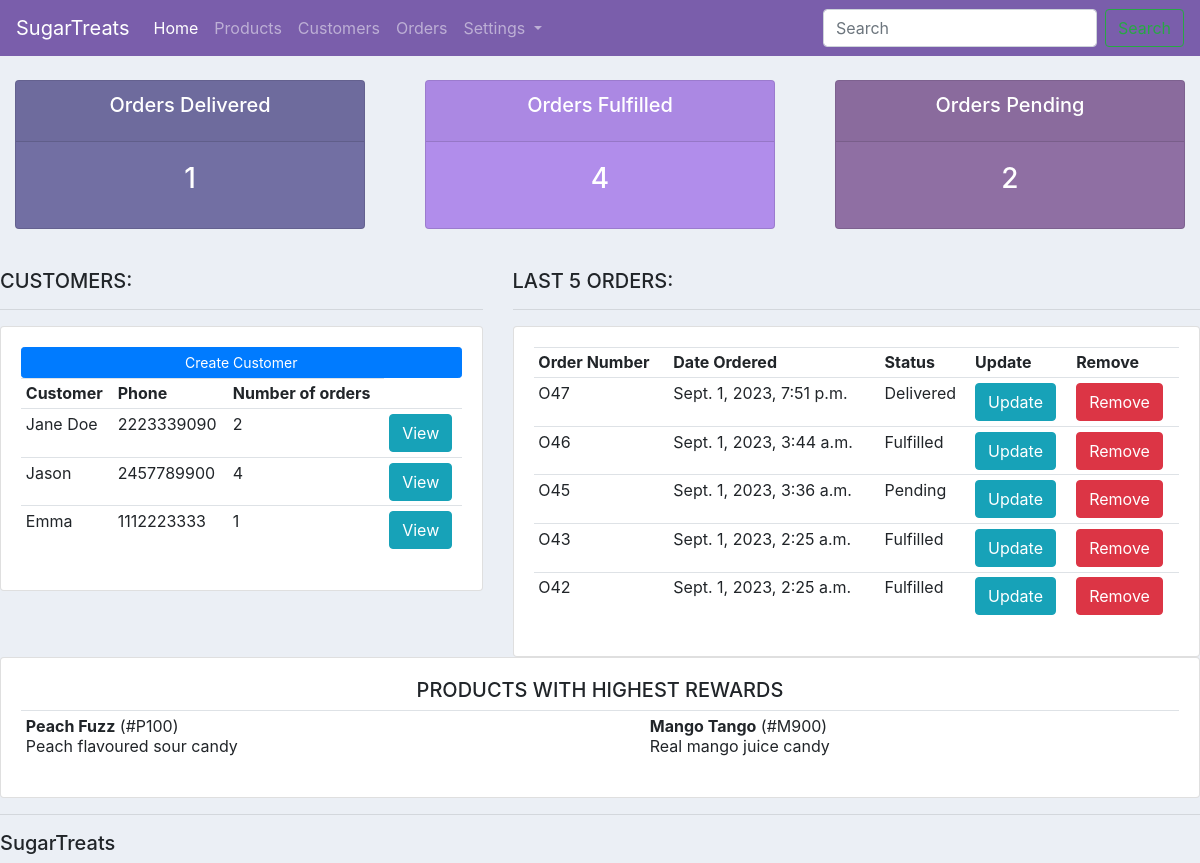
Before: / with the older database file.
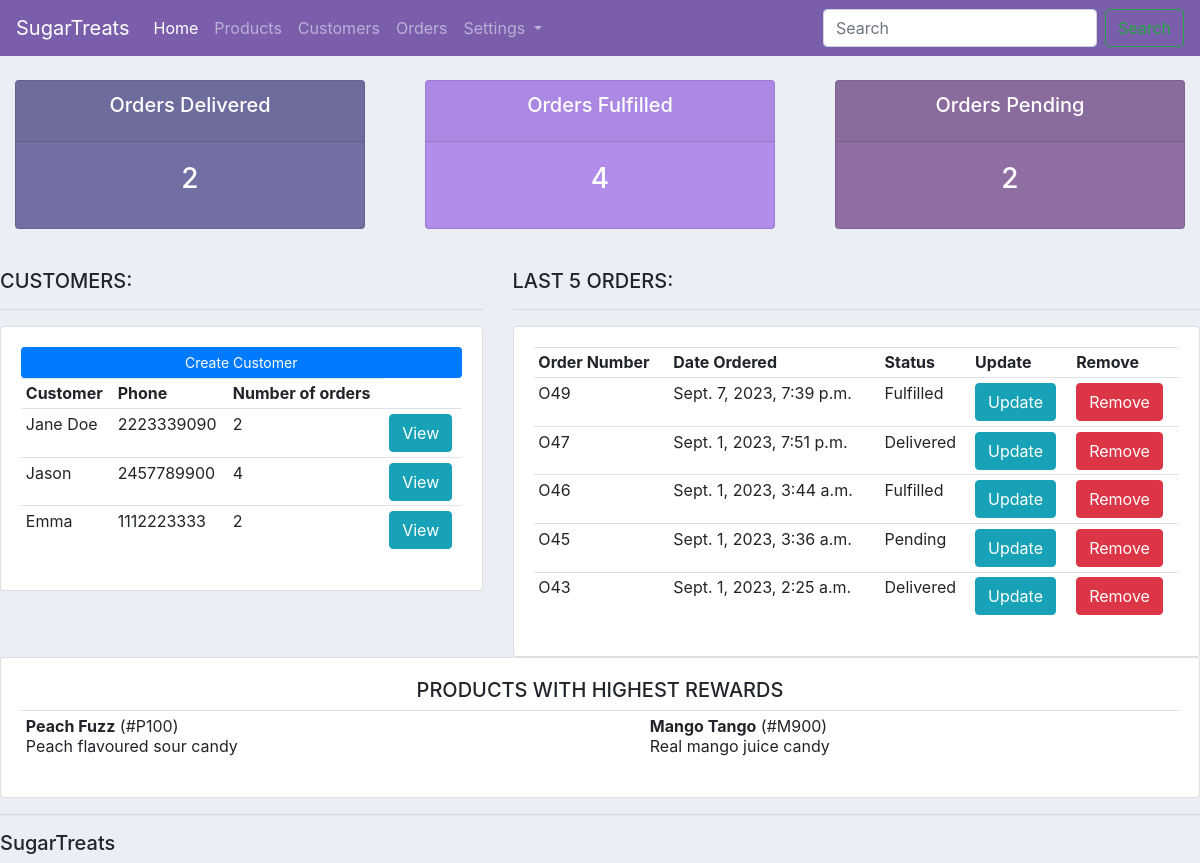
After: the same page with the newer database file.
### ecomm/models.py (models this page shows, shortened)
class Customer(models.Model):
    name = models.CharField(max_length=200, null=True)
    email = models.EmailField(null=True)
    phone = models.CharField(max_length=200, null=True)
    date_created = models.DateTimeField(auto_now_add=True, null=True)

class Order(models.Model):
    STATUS = (
        ("Pending", "Pending"),
        ("Fulfilled", "Fulfilled"),
        ("Delivered","Delivered"),
    )
    customer = models.ForeignKey(Customer, null = True, on_delete = models.SET_NULL, related_name = 'orders')
    order_items = models.ManyToManyField("OrderItem", related_name = 'orders') #every Order has many order_items
    note = models.TextField(max_length= 300, null = True, blank = True)
    date_created=models.DateTimeField(auto_now_add=True, null=True)
    status = models.CharField(max_length = 200, null = True, choices = STATUS)

class Product(models.Model):
    CATEGORY = (
        ("Candy", "Candy"),
        ("Chocolate", "Chocolate"),
        ("Gift box", "Gift box"),
        ("Chocolate bar", "Chocolate bar"),
    )
    name = models.CharField(max_length=200, null=True)
    product_num = models.CharField(max_length=100, unique=True)
    description = models.TextField(max_length=200, null=True)
    category = models.CharField(max_length=200, null=True, choices = CATEGORY)
    price = models.FloatField(null = True)
    date_created=models.DateTimeField(auto_now_add=True, null=True)
    tags = models.ManyToManyField(Tag, blank = True)
    rewards = models.IntegerField(null = True)

### ecomm/views.py (the view)
# urls.py: path("", views.home, name = "home"),
def home(request):
    customers = Customer.objects.all()
    orders = Order.objects.all()
    products = Product.objects.all()
    total_customers = customers.count()
    total_orders = orders.count()
    delivered = orders.filter(status="Delivered").count()
    fulfilled = orders.filter(status="Fulfilled").count()
    pending = orders.filter(status="Pending").count()
    list = orders.order_by("-date_created")
    ordered_list = list[:5]  # returns first five objects
    context = {
        "orders": orders,
        "customers": customers,
        "products": products,
        "total_customers": total_customers,
        "total_orders": total_orders,
        "delivered": delivered,
        "pending": pending,
        "fulfilled": fulfilled,
        "ordered_list": ordered_list,
    }
    return render(request, "ecomm/dashboard.html", context)

### ecomm/templates/ecomm/dashboard.html
{% extends "ecomm/main.html" %} {% block content %}
{% include "ecomm/status.html" %}
<br />
<div class="row">
    <div class = "col-md-5">
        <h5>CUSTOMERS:</h5>
        <hr />
        <div class="card card-body">
            <a class="btn btn-primary btn-sm btn-block" href="">Create Customer</a>
            <table class="table table-sm">
                <tr>
                  <th>Customer</th>
                  <th>Phone</th>
                  <th>Number of orders</th>
                </tr>
                {% for customer in customers %}
                    <tr>
                        <td> {{customer.name}} </td>
                        <td> {{customer.phone}} </td>
                        <td> {{customer.orders.count}} </td>
                        <td><a class = "btn btn-small btn-info" href="{% url 'profile' customer.id %}">View</a>
                    </tr>
                {% endfor %}
            </table>
        </div>
    </div>
    <div class="col-md-7">
        <h5>LAST 5 ORDERS:</h5>
        <hr />
        <div class="card card-body">
            <table class="table table-sm">
                <tr>
                <th>Order Number</th>
                <th>Date Ordered</th>
                <th>Status</th>
                <th>Update</th>
                <th>Remove</th>
                </tr>
                {% for order in ordered_list%}
                    <tr>
                        <td>O{{order.id}}</td>
                        <td>{{order.date_created}}</td>
                        <td>{{order.status}}</td>
                        <td><a class = "btn btn-small btn-info" href="{% url 'update_order' order.id %}">Update</td>
                        <td><a class = "btn btn-small btn-danger" href="{% url 'delete_order' order.id %}">Remove</td>
                    </tr>
                {% endfor %}
            </table>
        </div>
    </div>
</div>
<div class = "row">
        <div class = "col-md-12">
            <div class = "card card-body">
                <h5><center>PRODUCTS WITH HIGHEST REWARDS</center></h5>
                <table class = "table table-sm">
                    <tr>
                    {% for product in products %}
                    <td><b>{{product.name}}</b> (#{{product.product_num}})<br>{{product.description}}</td>
                    {% endfor %}
                    </tr>
                </table>
            </div>
        </div>
</div>
{% endblock %}

Changed rows visible on the page:
no longer on this page (row edited): Order: id "42", date_created "Sept. 1, 2023, 2:25 a.m.", status "Fulfilled"
computed for Customer "Emma": orders.count "1" → "2"
added Order: id "49", date_created "Sept. 7, 2023, 7:39 p.m.", status "Fulfilled"
changed Order "Sept. 1, 2023, 2:25 a.m.": status "Fulfilled" → "Delivered"
Other visible differences:
{{ delivered }}: "1" → "2"
